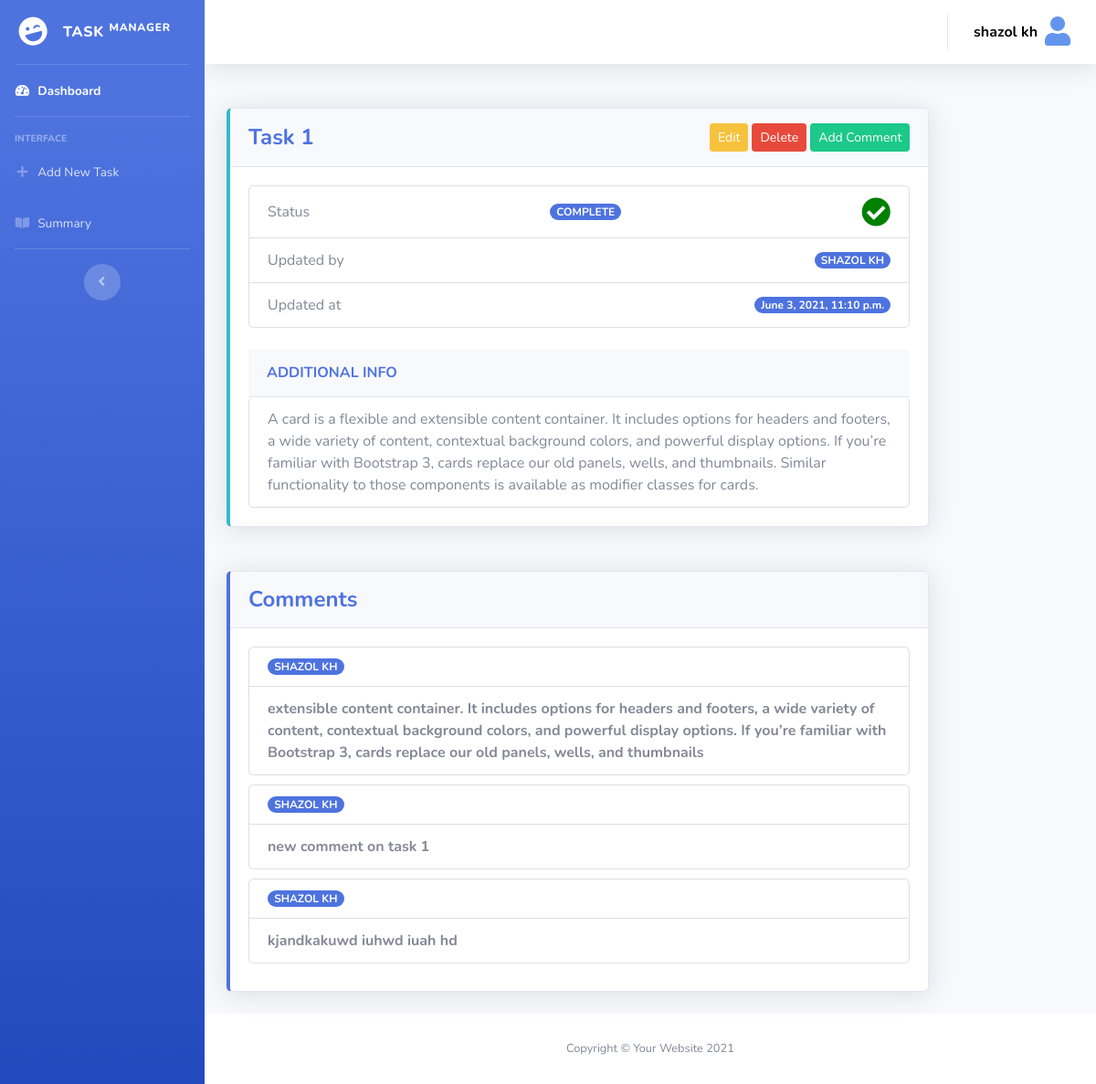
Page /task/single/1 (signed in) on the committed database.
### task_manager/models.py (models this page shows, shortened)
class Task(models.Model):
    task_name = models.CharField(max_length=255)
    STATUS_TYPE = (
        ('complete', 'Complete'),
        ('incomplete', 'Incomplete'),
        ('outstanding', 'Outstanding'),
        ('no_status', 'No Status'),
        ('pending', 'Pending'),
    )
    status = models.CharField(max_length=255, choices=STATUS_TYPE, null=True, blank=True)
    updated_at = models.DateTimeField(auto_now_add=False, null=True, blank=True)
    updated_by = models.ForeignKey(User, on_delete=models.CASCADE, null=True, blank=True)
    additional_info = models.TextField(null=True, blank=True)

class Comment(models.Model):
    task = models.ForeignKey(Task, on_delete=models.CASCADE)
    user = models.ForeignKey(User, on_delete=models.CASCADE)
    details = models.TextField()
    commented_at = models.DateTimeField(auto_now_add=True)

### task_manager/views.py (the view, shortened to what this page needs)
# urls.py: path('single/<str:pk>', SingleTask, name='single-task'),
@login_required(login_url='login')
def SingleTask(request, pk):
    data = Task.objects.get(id=pk)
    try:
        approval = ApprovalRequest.objects.filter(task_id=pk).first()
    except:
        approval = 0
    commen = Comment.objects.filter(task_id=pk)
    page = request.GET.get('page', 1)
    paginator = Paginator(commen, 4)
    try:
        comments = paginator.page(page)
    except PageNotAnInteger:
        comments = paginator.page(1)
    except EmptyPage:
        comments = paginator.page(paginator.num_pages)
    context = {
        'data': data,
        'comments': comments,
        'approval': approval,
    }
    return render(request, 'task_manager/singleTask.html', context)

### templates/task_manager/singleTask.html (shortened to what this page needs)
{% extends 'task_manager/common/dashboard_base.html' %}
{% block dasboard_content %}
    <div class="container-fluid">
        <div class="row">
            <div class="col-xl-10 col-lg-10">
                <div class="card border-left-info shadow mb-4">
                    <div class="card-header py-3 d-flex flex-row align-items-center justify-content-between">
                        <h4 class="m-0 font-weight-bold text-primary">{{ data.task_name|title }}</h4>
                        <div class="dropdown no-arrow">
                            <a href="#" class="btn btn-info btn-sm btn-warning" data-toggle="modal"
                               data-target="#edittaskmodal">
                                Edit
                            </a>
                            <a href="#" class="btn btn-info btn-sm btn-danger" data-toggle="modal"
                               data-target="#deletetaskmodal">
                                Delete
                            </a>
                            <a href="#" class="btn btn-sm btn-success" data-toggle="modal"
                               data-target="#addcommentmodal">
                                Add Comment
                            </a>
                        </div>
                    </div>
                    <div class="card-body">
                        <ul class="list-group">
                            <li class="list-group-item d-flex justify-content-between align-items-center">
                                Status <span
                                    class="badge badge-primary badge-pill">{{ data.get_status_display|upper }}</span>
                                {% if data.status == 'complete' %}
                                    <i class="fas fa-check-circle fa-2x" style="color: green"></i>
                                {% elif data.status == 'incomplete' %}
                                    <i class="fas fa-times-circle fa-2x" style="color: red"></i>
                                {% elif data.status == 'outstanding' %}
                                    <i class="fas fa-exclamation-triangle fa-2x" style="color: yellow"></i>
                                {% elif data.status == 'no_status' %}
                                    <i class="fas fa-power-off fa-2x"></i>
                                {% elif data.status == 'pending' %}
                                    <i class="far fa-clock fa-2x" style="color: #4f1915"></i>
                                {% endif %}
                            </li>
                            <li class="list-group-item d-flex justify-content-between align-items-center">
                                Updated by
                                <span class="badge badge-primary badge-pill">{{ data.updated_by.first_name|upper }}</span>
                            </li>
                            <li class="list-group-item d-flex justify-content-between align-items-center">
                                Updated at
                                <span class="badge badge-primary badge-pill">{{ data.updated_at }}</span>
                            </li>
                        </ul>
                        <br>
                        <div class="card-header py-3 d-flex flex-row align-items-center justify-content-between">
                            <h6 class="m-0 font-weight-bold text-primary">ADDITIONAL INFO</h6>
                        </div>
                        <ul class="list-group">
                            <li class="list-group-item d-flex justify-content-between align-items-center">
                                <h7>
                                    {{ data.additional_info }}
                                </h7>
                            </li>
                        </ul>
                    </div>
                </div>
            </div>
        </div>
    </div>
    <div class="container-fluid">
        <div class="row">
            <div class="col-xl-10 col-lg-10">
                <div class="card border-left-primary shadow mb-4">
                    <div class="card-header py-3 d-flex flex-row align-items-center justify-content-between">
                        <h4 class="m-0 font-weight-bold text-primary">Comments</h4>
                    </div>
                    <div class="card-body">
                        {% for comment in comments %}
                            <ul class="list-group" style="margin-bottom: 10px">
                                <li class="list-group-item d-flex justify-content-between align-items-center">
                                    <span class="badge badge-primary badge-pill">{{ comment.user.first_name|upper }}</span>
                                </li>
                                <li class="list-group-item d-flex justify-content-between align-items-center">
                                    <strong>
                                        {{ comment.details }}
                                    </strong>
                                </li>
                            </ul>
                        {% endfor %}
                    </div>
                </div>
            </div>
        </div>
    </div>
{% endblock %}

### templates/task_manager/common/header.html (shortened to what this page needs)
<nav class="navbar navbar-expand navbar-light bg-white topbar mb-4 static-top shadow">
    <ul class="navbar-nav ml-auto">
        <li class="nav-item dropdown no-arrow">
            <a class="nav-link dropdown-toggle" href="#" id="userDropdown" role="button"
               data-toggle="dropdown" aria-haspopup="true" aria-expanded="false">
                <span class="mr-2 d-none d-lg-inline text-black-600"
                      style="color: black; font-weight: bolder">{{ request.user.first_name }}</span>
                <div class="sidebar-brand-icon">
                    <i class="fas fa-user fa-2x" style="color: cornflowerblue"></i>
                </div>
            </a>
        </li>
    </ul>
</nav>

### rows in the picture
Task: task_name "Task 1", status "COMPLETE", updated_by.first_name "SHAZOL KH", updated_at "June 3, 2021, 11:10 p.m.", additional_info "A card is a flexible and extensible content container. It includes options for headers and footers, a wide variety of content, contextual background colors, and powerful display options. If you’re familiar with Bootstrap 3, cards replace our old panels, wells, and thumbnails. Similar functionality to those components is available as modifier classes for cards."
Comment: user.first_name "SHAZOL KH", details "extensible content container. It includes options for headers and footers, a wide variety of content, contextual background colors, and powerful display options. If you’re familiar with Bootstrap 3, cards replace our old panels, wells, and thumbnails"
Comment: user.first_name "SHAZOL KH", details "new comment on task 1"
Comment: user.first_name "SHAZOL KH", details "kjandkakuwd iuhwd iuah hd"

### other values in the picture
{{ request.user.first_name }} "shazol kh"
